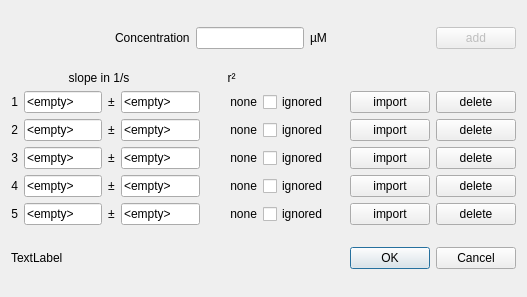
<ui version="4.0" >
 <class>Data</class>
 <widget class="QDialog" name="Data" >
  <property name="windowModality" >
   <enum>Qt::ApplicationModal</enum>
  </property>
  <property name="geometry" >
   <rect>
    <x>0</x>
    <y>0</y>
    <width>527</width>
    <height>297</height>
   </rect>
  </property>
  <property name="windowTitle" >
   <string>Experimental Data</string>
  </property>
  <layout class="QVBoxLayout" >
   <item>
    <layout class="QHBoxLayout" >
     <item>
      <spacer>
       <property name="orientation" >
        <enum>Qt::Horizontal</enum>
       </property>
       <property name="sizeHint" stdset="0" >
        <size>
         <width>40</width>
         <height>20</height>
        </size>
       </property>
      </spacer>
     </item>
     <item>
      <widget class="QLabel" name="label" >
       <property name="text" >
        <string>Concentration</string>
       </property>
      </widget>
     </item>
     <item>
      <widget class="QLineEdit" name="txt_conc" >
       <property name="enabled" >
        <bool>true</bool>
       </property>
       <property name="readOnly" >
        <bool>false</bool>
       </property>
      </widget>
     </item>
     <item>
      <widget class="QLabel" name="label_2" >
       <property name="text" >
        <string>µM</string>
       </property>
      </widget>
     </item>
     <item>
      <spacer>
       <property name="orientation" >
        <enum>Qt::Horizontal</enum>
       </property>
       <property name="sizeHint" stdset="0" >
        <size>
         <width>40</width>
         <height>20</height>
        </size>
       </property>
      </spacer>
     </item>
     <item>
      <widget class="QPushButton" name="btn_addpoint" >
       <property name="enabled" >
        <bool>false</bool>
       </property>
       <property name="text" >
        <string>add</string>
       </property>
      </widget>
     </item>
    </layout>
   </item>
   <item>
    <layout class="QGridLayout" >
     <item row="1" column="0" >
      <widget class="QLabel" name="lbl_number" >
       <property name="sizePolicy" >
        <sizepolicy vsizetype="Preferred" hsizetype="Fixed" >
         <horstretch>0</horstretch>
         <verstretch>0</verstretch>
        </sizepolicy>
       </property>
       <property name="text" >
        <string>1</string>
       </property>
       <property name="alignment" >
        <set>Qt::AlignRight|Qt::AlignTrailing|Qt::AlignVCenter</set>
       </property>
      </widget>
     </item>
     <item row="1" column="1" >
      <layout class="QHBoxLayout" >
       <item>
        <widget class="QLineEdit" name="txt_slope_1" >
         <property name="minimumSize" >
          <size>
           <width>60</width>
           <height>0</height>
          </size>
         </property>
         <property name="text" >
          <string>&lt;empty></string>
         </property>
        </widget>
       </item>
       <item>
        <widget class="QLabel" name="lbl_pm" >
         <property name="sizePolicy" >
          <sizepolicy vsizetype="Minimum" hsizetype="Minimum" >
           <horstretch>0</horstretch>
           <verstretch>0</verstretch>
          </sizepolicy>
         </property>
         <property name="text" >
          <string>±</string>
         </property>
        </widget>
       </item>
       <item>
        <widget class="QLineEdit" name="txt_sloperr_1" >
         <property name="minimumSize" >
          <size>
           <width>60</width>
           <height>0</height>
          </size>
         </property>
         <property name="text" >
          <string>&lt;empty></string>
         </property>
        </widget>
       </item>
      </layout>
     </item>
     <item row="1" column="2" >
      <widget class="QLabel" name="lbl_r2_1" >
       <property name="sizePolicy" >
        <sizepolicy vsizetype="Preferred" hsizetype="Fixed" >
         <horstretch>0</horstretch>
         <verstretch>0</verstretch>
        </sizepolicy>
       </property>
       <property name="minimumSize" >
        <size>
         <width>51</width>
         <height>0</height>
        </size>
       </property>
       <property name="text" >
        <string>none</string>
       </property>
       <property name="alignment" >
        <set>Qt::AlignRight|Qt::AlignTrailing|Qt::AlignVCenter</set>
       </property>
      </widget>
     </item>
     <item row="1" column="3" >
      <widget class="QCheckBox" name="chk_useit_1" >
       <property name="sizePolicy" >
        <sizepolicy vsizetype="Fixed" hsizetype="Fixed" >
         <horstretch>0</horstretch>
         <verstretch>0</verstretch>
        </sizepolicy>
       </property>
       <property name="minimumSize" >
        <size>
         <width>81</width>
         <height>0</height>
        </size>
       </property>
       <property name="text" >
        <string>ignored</string>
       </property>
       <property name="checked" >
        <bool>false</bool>
       </property>
      </widget>
     </item>
     <item row="1" column="4" >
      <widget class="QPushButton" name="btn_import_1" >
       <property name="sizePolicy" >
        <sizepolicy vsizetype="Fixed" hsizetype="Fixed" >
         <horstretch>0</horstretch>
         <verstretch>0</verstretch>
        </sizepolicy>
       </property>
       <property name="text" >
        <string>import</string>
       </property>
      </widget>
     </item>
     <item row="1" column="5" >
      <widget class="QPushButton" name="btn_delete_1" >
       <property name="text" >
        <string>delete</string>
       </property>
      </widget>
     </item>
     <item row="0" column="1" >
      <widget class="QLabel" name="label_slope" >
       <property name="sizePolicy" >
        <sizepolicy vsizetype="Fixed" hsizetype="Maximum" >
         <horstretch>0</horstretch>
         <verstretch>0</verstretch>
        </sizepolicy>
       </property>
       <property name="minimumSize" >
        <size>
         <width>150</width>
         <height>0</height>
        </size>
       </property>
       <property name="text" >
        <string>slope in 1/s</string>
       </property>
       <property name="alignment" >
        <set>Qt::AlignCenter</set>
       </property>
      </widget>
     </item>
     <item row="0" column="2" colspan="3" >
      <widget class="QLabel" name="label_6" >
       <property name="sizePolicy" >
        <sizepolicy vsizetype="Minimum" hsizetype="Maximum" >
         <horstretch>0</horstretch>
         <verstretch>0</verstretch>
        </sizepolicy>
       </property>
       <property name="minimumSize" >
        <size>
         <width>51</width>
         <height>0</height>
        </size>
       </property>
       <property name="text" >
        <string>r²</string>
       </property>
       <property name="alignment" >
        <set>Qt::AlignCenter</set>
       </property>
      </widget>
     </item>
     <item row="2" column="0" >
      <widget class="QLabel" name="lbl_number_2" >
       <property name="sizePolicy" >
        <sizepolicy vsizetype="Preferred" hsizetype="Fixed" >
         <horstretch>0</horstretch>
         <verstretch>0</verstretch>
        </sizepolicy>
       </property>
       <property name="text" >
        <string>2</string>
       </property>
       <property name="alignment" >
        <set>Qt::AlignRight|Qt::AlignTrailing|Qt::AlignVCenter</set>
       </property>
      </widget>
     </item>
     <item row="2" column="1" >
      <layout class="QHBoxLayout" >
       <item>
        <widget class="QLineEdit" name="txt_slope_2" >
         <property name="minimumSize" >
          <size>
           <width>60</width>
           <height>0</height>
          </size>
         </property>
         <property name="text" >
          <string>&lt;empty></string>
         </property>
        </widget>
       </item>
       <item>
        <widget class="QLabel" name="lbl_pm_3" >
         <property name="sizePolicy" >
          <sizepolicy vsizetype="Minimum" hsizetype="Minimum" >
           <horstretch>0</horstretch>
           <verstretch>0</verstretch>
          </sizepolicy>
         </property>
         <property name="text" >
          <string>±</string>
         </property>
        </widget>
       </item>
       <item>
        <widget class="QLineEdit" name="txt_sloperr_2" >
         <property name="minimumSize" >
          <size>
           <width>60</width>
           <height>0</height>
          </size>
         </property>
         <property name="text" >
          <string>&lt;empty></string>
         </property>
        </widget>
       </item>
      </layout>
     </item>
     <item row="2" column="2" >
      <widget class="QLabel" name="lbl_r2_2" >
       <property name="sizePolicy" >
        <sizepolicy vsizetype="Preferred" hsizetype="Fixed" >
         <horstretch>0</horstretch>
         <verstretch>0</verstretch>
        </sizepolicy>
       </property>
       <property name="minimumSize" >
        <size>
         <width>51</width>
         <height>0</height>
        </size>
       </property>
       <property name="text" >
        <string>none</string>
       </property>
       <property name="alignment" >
        <set>Qt::AlignRight|Qt::AlignTrailing|Qt::AlignVCenter</set>
       </property>
      </widget>
     </item>
     <item row="2" column="3" >
      <widget class="QCheckBox" name="chk_useit_2" >
       <property name="sizePolicy" >
        <sizepolicy vsizetype="Fixed" hsizetype="Fixed" >
         <horstretch>0</horstretch>
         <verstretch>0</verstretch>
        </sizepolicy>
       </property>
       <property name="minimumSize" >
        <size>
         <width>81</width>
         <height>0</height>
        </size>
       </property>
       <property name="text" >
        <string>ignored</string>
       </property>
       <property name="checked" >
        <bool>false</bool>
       </property>
      </widget>
     </item>
     <item row="2" column="4" >
      <widget class="QPushButton" name="btn_import_2" >
       <property name="sizePolicy" >
        <sizepolicy vsizetype="Fixed" hsizetype="Fixed" >
         <horstretch>0</horstretch>
         <verstretch>0</verstretch>
        </sizepolicy>
       </property>
       <property name="text" >
        <string>import</string>
       </property>
      </widget>
     </item>
     <item row="2" column="5" >
      <widget class="QPushButton" name="btn_delete_2" >
       <property name="text" >
        <string>delete</string>
       </property>
      </widget>
     </item>
     <item row="3" column="0" >
      <widget class="QLabel" name="lbl_number_3" >
       <property name="sizePolicy" >
        <sizepolicy vsizetype="Preferred" hsizetype="Fixed" >
         <horstretch>0</horstretch>
         <verstretch>0</verstretch>
        </sizepolicy>
       </property>
       <property name="text" >
        <string>3</string>
       </property>
       <property name="alignment" >
        <set>Qt::AlignRight|Qt::AlignTrailing|Qt::AlignVCenter</set>
       </property>
      </widget>
     </item>
     <item row="3" column="1" >
      <layout class="QHBoxLayout" >
       <item>
        <widget class="QLineEdit" name="txt_slope_3" >
         <property name="minimumSize" >
          <size>
           <width>60</width>
           <height>0</height>
          </size>
         </property>
         <property name="text" >
          <string>&lt;empty></string>
         </property>
        </widget>
       </item>
       <item>
        <widget class="QLabel" name="lbl_pm_4" >
         <property name="sizePolicy" >
          <sizepolicy vsizetype="Minimum" hsizetype="Minimum" >
           <horstretch>0</horstretch>
           <verstretch>0</verstretch>
          </sizepolicy>
         </property>
         <property name="text" >
          <string>±</string>
         </property>
        </widget>
       </item>
       <item>
        <widget class="QLineEdit" name="txt_sloperr_3" >
         <property name="minimumSize" >
          <size>
           <width>60</width>
           <height>0</height>
          </size>
         </property>
         <property name="text" >
          <string>&lt;empty></string>
         </property>
        </widget>
       </item>
      </layout>
     </item>
     <item row="3" column="2" >
      <widget class="QLabel" name="lbl_r2_3" >
       <property name="sizePolicy" >
        <sizepolicy vsizetype="Preferred" hsizetype="Fixed" >
         <horstretch>0</horstretch>
         <verstretch>0</verstretch>
        </sizepolicy>
       </property>
       <property name="minimumSize" >
        <size>
         <width>51</width>
         <height>0</height>
        </size>
       </property>
       <property name="text" >
        <string>none</string>
       </property>
       <property name="alignment" >
        <set>Qt::AlignRight|Qt::AlignTrailing|Qt::AlignVCenter</set>
       </property>
      </widget>
     </item>
     <item row="3" column="3" >
      <widget class="QCheckBox" name="chk_useit_3" >
       <property name="sizePolicy" >
        <sizepolicy vsizetype="Fixed" hsizetype="Fixed" >
         <horstretch>0</horstretch>
         <verstretch>0</verstretch>
        </sizepolicy>
       </property>
       <property name="minimumSize" >
        <size>
         <width>81</width>
         <height>0</height>
        </size>
       </property>
       <property name="text" >
        <string>ignored</string>
       </property>
       <property name="checked" >
        <bool>false</bool>
       </property>
      </widget>
     </item>
     <item row="3" column="4" >
      <widget class="QPushButton" name="btn_import_3" >
       <property name="sizePolicy" >
        <sizepolicy vsizetype="Fixed" hsizetype="Fixed" >
         <horstretch>0</horstretch>
         <verstretch>0</verstretch>
        </sizepolicy>
       </property>
       <property name="text" >
        <string>import</string>
       </property>
      </widget>
     </item>
     <item row="3" column="5" >
      <widget class="QPushButton" name="btn_delete_3" >
       <property name="text" >
        <string>delete</string>
       </property>
      </widget>
     </item>
     <item row="4" column="0" >
      <widget class="QLabel" name="lbl_number_4" >
       <property name="sizePolicy" >
        <sizepolicy vsizetype="Preferred" hsizetype="Fixed" >
         <horstretch>0</horstretch>
         <verstretch>0</verstretch>
        </sizepolicy>
       </property>
       <property name="text" >
        <string>4</string>
       </property>
       <property name="alignment" >
        <set>Qt::AlignRight|Qt::AlignTrailing|Qt::AlignVCenter</set>
       </property>
      </widget>
     </item>
     <item row="4" column="1" >
      <layout class="QHBoxLayout" >
       <item>
        <widget class="QLineEdit" name="txt_slope_4" >
         <property name="minimumSize" >
          <size>
           <width>60</width>
           <height>0</height>
          </size>
         </property>
         <property name="text" >
          <string>&lt;empty></string>
         </property>
        </widget>
       </item>
       <item>
        <widget class="QLabel" name="lbl_pm_5" >
         <property name="sizePolicy" >
          <sizepolicy vsizetype="Minimum" hsizetype="Minimum" >
           <horstretch>0</horstretch>
           <verstretch>0</verstretch>
          </sizepolicy>
         </property>
         <property name="text" >
          <string>±</string>
         </property>
        </widget>
       </item>
       <item>
        <widget class="QLineEdit" name="txt_sloperr_4" >
         <property name="minimumSize" >
          <size>
           <width>60</width>
           <height>0</height>
          </size>
         </property>
         <property name="text" >
          <string>&lt;empty></string>
         </property>
        </widget>
       </item>
      </layout>
     </item>
     <item row="4" column="2" >
      <widget class="QLabel" name="lbl_r2_4" >
       <property name="sizePolicy" >
        <sizepolicy vsizetype="Preferred" hsizetype="Fixed" >
         <horstretch>0</horstretch>
         <verstretch>0</verstretch>
        </sizepolicy>
       </property>
       <property name="minimumSize" >
        <size>
         <width>51</width>
         <height>0</height>
        </size>
       </property>
       <property name="text" >
        <string>none</string>
       </property>
       <property name="alignment" >
        <set>Qt::AlignRight|Qt::AlignTrailing|Qt::AlignVCenter</set>
       </property>
      </widget>
     </item>
     <item row="4" column="3" >
      <widget class="QCheckBox" name="chk_useit_4" >
       <property name="sizePolicy" >
        <sizepolicy vsizetype="Fixed" hsizetype="Fixed" >
         <horstretch>0</horstretch>
         <verstretch>0</verstretch>
        </sizepolicy>
       </property>
       <property name="minimumSize" >
        <size>
         <width>81</width>
         <height>0</height>
        </size>
       </property>
       <property name="text" >
        <string>ignored</string>
       </property>
       <property name="checked" >
        <bool>false</bool>
       </property>
      </widget>
     </item>
     <item row="4" column="4" >
      <widget class="QPushButton" name="btn_import_4" >
       <property name="sizePolicy" >
        <sizepolicy vsizetype="Fixed" hsizetype="Fixed" >
         <horstretch>0</horstretch>
         <verstretch>0</verstretch>
        </sizepolicy>
       </property>
       <property name="text" >
        <string>import</string>
       </property>
      </widget>
     </item>
     <item row="4" column="5" >
      <widget class="QPushButton" name="btn_delete_4" >
       <property name="text" >
        <string>delete</string>
       </property>
      </widget>
     </item>
     <item row="5" column="0" >
      <widget class="QLabel" name="lbl_number_5" >
       <property name="sizePolicy" >
        <sizepolicy vsizetype="Preferred" hsizetype="Fixed" >
         <horstretch>0</horstretch>
         <verstretch>0</verstretch>
        </sizepolicy>
       </property>
       <property name="text" >
        <string>5</string>
       </property>
       <property name="alignment" >
        <set>Qt::AlignRight|Qt::AlignTrailing|Qt::AlignVCenter</set>
       </property>
      </widget>
     </item>
     <item row="5" column="1" >
      <layout class="QHBoxLayout" >
       <item>
        <widget class="QLineEdit" name="txt_slope_5" >
         <property name="minimumSize" >
          <size>
           <width>60</width>
           <height>0</height>
          </size>
         </property>
         <property name="text" >
          <string>&lt;empty></string>
         </property>
        </widget>
       </item>
       <item>
        <widget class="QLabel" name="lbl_pm_6" >
         <property name="sizePolicy" >
          <sizepolicy vsizetype="Minimum" hsizetype="Minimum" >
           <horstretch>0</horstretch>
           <verstretch>0</verstretch>
          </sizepolicy>
         </property>
         <property name="text" >
          <string>±</string>
         </property>
        </widget>
       </item>
       <item>
        <widget class="QLineEdit" name="txt_sloperr_5" >
         <property name="minimumSize" >
          <size>
           <width>60</width>
           <height>0</height>
          </size>
         </property>
         <property name="text" >
          <string>&lt;empty></string>
         </property>
        </widget>
       </item>
      </layout>
     </item>
     <item row="5" column="2" >
      <widget class="QLabel" name="lbl_r2_5" >
       <property name="sizePolicy" >
        <sizepolicy vsizetype="Preferred" hsizetype="Fixed" >
         <horstretch>0</horstretch>
         <verstretch>0</verstretch>
        </sizepolicy>
       </property>
       <property name="minimumSize" >
        <size>
         <width>51</width>
         <height>0</height>
        </size>
       </property>
       <property name="text" >
        <string>none</string>
       </property>
       <property name="alignment" >
        <set>Qt::AlignRight|Qt::AlignTrailing|Qt::AlignVCenter</set>
       </property>
      </widget>
     </item>
     <item row="5" column="3" >
      <widget class="QCheckBox" name="chk_useit_5" >
       <property name="sizePolicy" >
        <sizepolicy vsizetype="Fixed" hsizetype="Fixed" >
         <horstretch>0</horstretch>
         <verstretch>0</verstretch>
        </sizepolicy>
       </property>
       <property name="minimumSize" >
        <size>
         <width>81</width>
         <height>0</height>
        </size>
       </property>
       <property name="text" >
        <string>ignored</string>
       </property>
       <property name="checked" >
        <bool>false</bool>
       </property>
      </widget>
     </item>
     <item row="5" column="4" >
      <widget class="QPushButton" name="btn_import_5" >
       <property name="sizePolicy" >
        <sizepolicy vsizetype="Fixed" hsizetype="Fixed" >
         <horstretch>0</horstretch>
         <verstretch>0</verstretch>
        </sizepolicy>
       </property>
       <property name="text" >
        <string>import</string>
       </property>
      </widget>
     </item>
     <item row="5" column="5" >
      <widget class="QPushButton" name="btn_delete_5" >
       <property name="text" >
        <string>delete</string>
       </property>
      </widget>
     </item>
    </layout>
   </item>
   <item>
    <layout class="QHBoxLayout" >
     <item>
      <widget class="QLabel" name="txt_result" >
       <property name="text" >
        <string>TextLabel</string>
       </property>
      </widget>
     </item>
     <item>
      <widget class="QDialogButtonBox" name="buttonBox" >
       <property name="orientation" >
        <enum>Qt::Horizontal</enum>
       </property>
       <property name="standardButtons" >
        <set>QDialogButtonBox::Cancel|QDialogButtonBox::Ok</set>
       </property>
      </widget>
     </item>
    </layout>
   </item>
  </layout>
 </widget>
 <resources/>
 <connections>
  <connection>
   <sender>buttonBox</sender>
   <signal>accepted()</signal>
   <receiver>Data</receiver>
   <slot>accept()</slot>
   <hints>
    <hint type="sourcelabel" >
     <x>270</x>
     <y>286</y>
    </hint>
    <hint type="destinationlabel" >
     <x>157</x>
     <y>274</y>
    </hint>
   </hints>
  </connection>
  <connection>
   <sender>buttonBox</sender>
   <signal>rejected()</signal>
   <receiver>Data</receiver>
   <slot>reject()</slot>
   <hints>
    <hint type="sourcelabel" >
     <x>316</x>
     <y>260</y>
    </hint>
    <hint type="destinationlabel" >
     <x>286</x>
     <y>274</y>
    </hint>
   </hints>
  </connection>
 </connections>
</ui>
